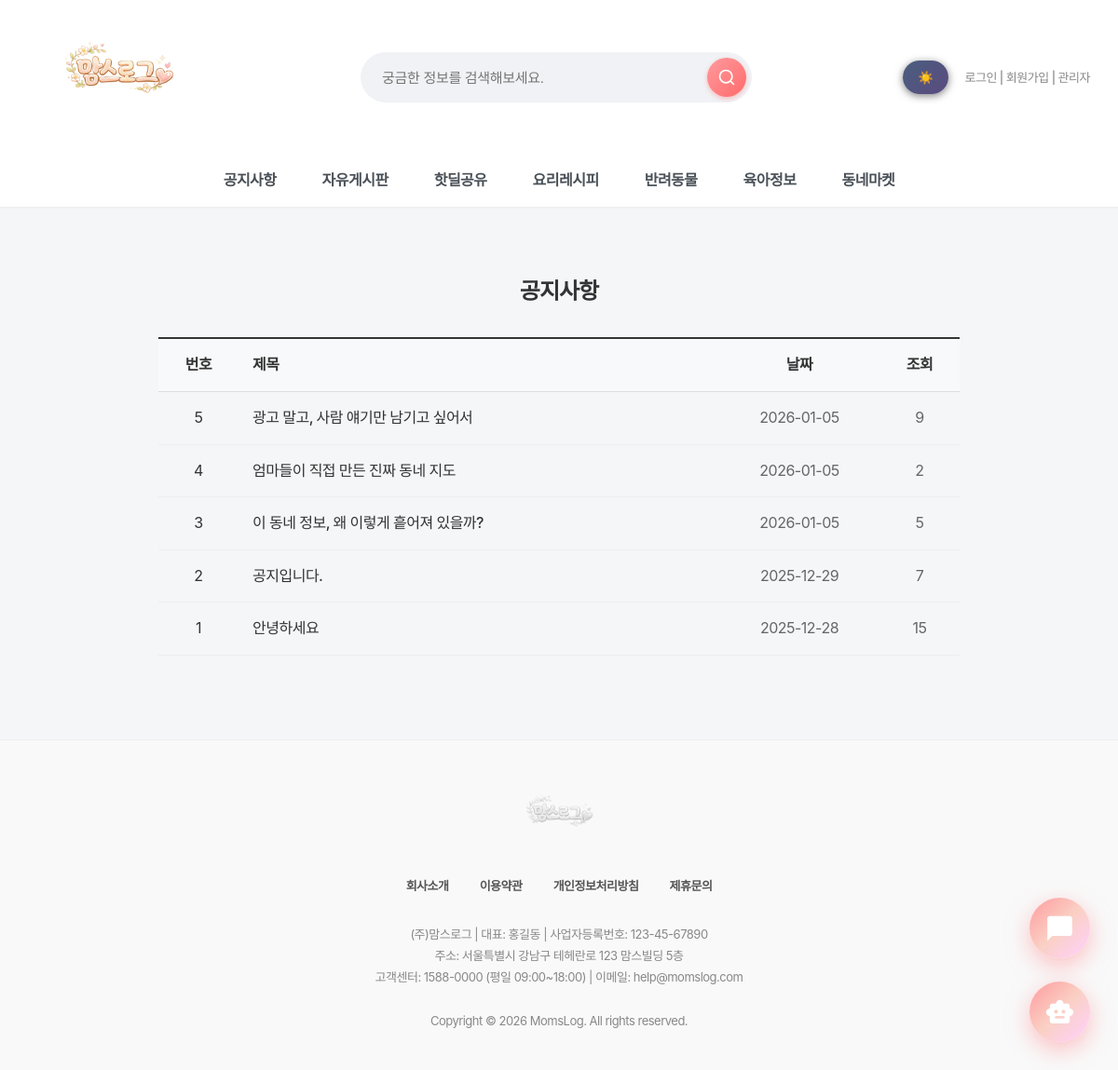
/board/notice/, run on the app's committed database.
### board/models.py (models this page shows, shortened)
class Notice(models.Model):
    title = models.CharField("제목", max_length=100)
    content = models.TextField("내용")
    created_at = models.DateTimeField("작성일", auto_now_add=True)
    view_count = models.IntegerField("조회수", default=0)
    class Meta:
        verbose_name = '공지사항'
        verbose_name_plural = '공지사항'

### board/views.py (the view)
# urls.py: path('notice/', views.notice_list, name='notice_list'),
def notice_list(request):
    notices = Notice.objects.all().order_by('-created_at') # 최신글 순서
    return render(request, 'board/notice_list.html', {'notices': notices})

### quests/context_processors.py (called while the page is built, shortened)
def today_quest(request):
    if not request.user.is_authenticated:
        return {
            "today_quest": None,
            "grade_progress": None,
        }

### board/templates/board/notice_list.html (shortened to what this page needs)
{% extends 'base.html' %}
{% block content %}
<div class="notice-container">
    <h2 style="text-align: center; margin-bottom: 30px; font-weight: 800;">
    <a href="{% url 'board:notice_list' %}" style="text-decoration: none; color: #333;">
        공지사항
    </a>
    </h2>
    <table class="notice-table">
        <thead>
            <tr>
                <th style="width: 10%;">번호</th>
                <th style="text-align: left;">제목</th>
                <th style="width: 20%;">날짜</th>
                <th style="width: 10%;">조회</th>
            </tr>
        </thead>
        <tbody>
            {% for notice in notices %}
            <tr>
                <td style="text-align: center;">{{ forloop.revcounter }}</td>
                <td>
                    <a href="{% url 'board:notice_detail' notice.pk %}" style="text-decoration: none; color: #333; font-weight: 500;">
                        {{ notice.title }}
                    </a>
                </td>
                <td style="text-align: center; color: #666;" data-label="날짜">{{ notice.created_at|date:"Y-m-d" }}</td>
                <td style="text-align: center; color: #666;" data-label="조회">{{ notice.view_count }}</td>
            </tr>
            {% empty %}
            <tr><td colspan="4" style="text-align:center; padding:30px;">등록된 공지사항이 없습니다.</td></tr>
            {% endfor %}
        </tbody>
    </table>
</div>
{% endblock %}

### static/css/style.css (style rules this page uses)
body { font-family: "Pretendard Variable", "Pretendard", -apple-system, BlinkMacSystemFont, system-ui, Roboto, "Helvetica Neue", "Segoe UI", "Apple SD Gothic Neo", "Noto Sans KR", "Malgun Gothic", "Apple Color Emoji", "Segoe UI Emoji", "Segoe UI Symbol", sans-serif; margin: 0; padding: 0; background-color: #f4f6f8; color: #333; line-height: 1.6; letter-spacing: -0.5px; -webkit-font-smoothing: antialiased; -moz-osx-font-smoothing: grayscale; }
h1, h2, h3, h4, h5, h6 { font-weight: 700; letter-spacing: -1px; margin-top: 0; }
a { text-decoration: none; color: inherit; transition: all 0.3s ease; }

### static/css/mobile.css (style rules this page uses)
* { box-sizing: border-box; }

### static/css/darkmode.css (style rules this page uses)
body, header, .main-nav, .card, input, textarea, select, button, table { transition: background-color 0.3s ease, color 0.3s ease, border-color 0.3s ease; }

### static/css/chatbot.css (style rules this page uses)
:root { --primary-gradient: linear-gradient(135deg, #FF9A9E 0%, #FAD0C4 50%, #FFD1FF 100%); --glass-bg: rgba(255, 255, 255, 0.85); --glass-border: 1px solid rgba(255, 255, 255, 0.5); --shadow-xl: 0 20px 40px rgba(0, 0, 0, 0.1), 0 10px 20px rgba(0, 0, 0, 0.05); --text-dark: #2d3436; }
body { font-family: 'Pretendard', sans-serif; }

### main/templates/base.html (style rules this page uses)
* { font-family: "Pretendard", -apple-system, BlinkMacSystemFont, system-ui, Roboto, "Helvetica Neue", "Segoe UI", "Apple SD Gothic Neo", "Noto Sans KR", "Malgun Gothic", "Apple Color Emoji", "Segoe UI Emoji", "Segoe UI Symbol", sans-serif; }

### board/templates/board/notice_list.html (style rules this page uses)
* { box-sizing: border-box; }
.notice-container { max-width: 900px; margin: 50px auto; padding: 20px; width: 100%; }
.notice-table { width: 100%; border-collapse: collapse; border-top: 2px solid #333; }
.notice-table thead tr { background: #f8f9fa; border-bottom: 1px solid #ddd; }
.notice-table th { padding: 15px; }
.notice-table tbody tr { border-bottom: 1px solid #eee; }
.notice-table td { padding: 15px; }

### data on the page
Notice: title "광고 말고, 사람 얘기만 남기고 싶어서", created_at "2026-01-05", view_count "9"
Notice: title "엄마들이 직접 만든 진짜 동네 지도", created_at "2026-01-05", view_count "2"
Notice: title "이 동네 정보, 왜 이렇게 흩어져 있을까?", created_at "2026-01-05", view_count "5"
Notice: title "공지입니다.", created_at "2025-12-29", view_count "7"
Notice: title "안녕하세요", created_at "2025-12-28", view_count "15"
